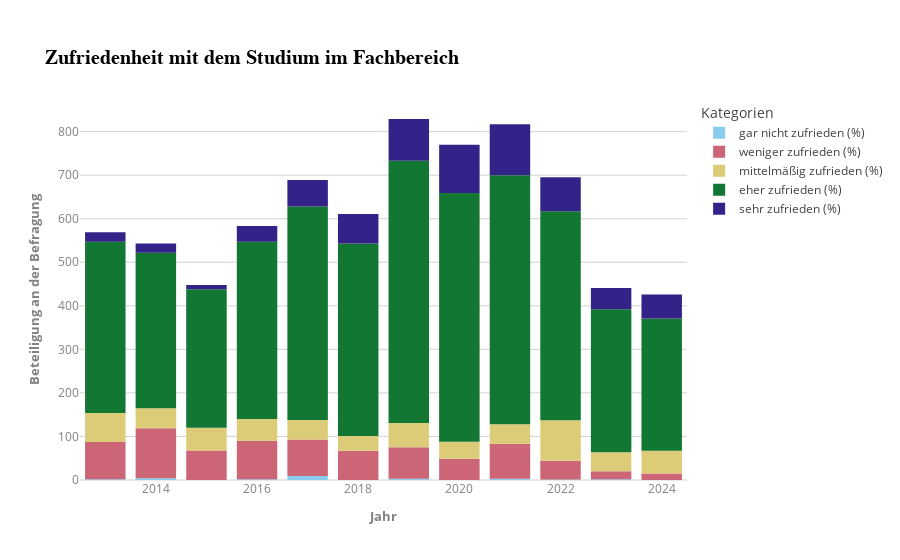

The notebook cell this image was saved under:
### Code cell
category_order = [
    'gar nicht zufrieden (%)', 
    'weniger zufrieden (%)', 
    'mittelmäßig zufrieden (%)', 
    'eher zufrieden (%)', 
    'sehr zufrieden (%)'
]

# Stelle sicher, dass 'Category' eine kategorische Variable mit der richtigen Reihenfolge ist
df['Category'] = pd.Categorical(df['Category'], categories=category_order, ordered=True)

# Sortiere den DataFrame nach Jahr und Category
df = df.sort_values(by=['Jahr', 'Category'])

fig = px.bar(df, x="Jahr", 
             y="sum", 
             color="Category", 
             title="Zufriedenheit mit dem Studium im Fachbereich", 
             color_discrete_sequence=px.colors.qualitative.Safe, 
             template="infoviz", 
             labels={
                 'Jahr': 'Jahr', 
                 'sum': 'Beteiligung an der Befragung',
                 'Category': 'Kategorien'
             })
fig.show()

### Figure 1 — Plotly figure (JSON) as saved in the notebook; plotly's stock layout.template omitted (floating-point values rounded to 4 significant figures)
{"data": [{"hovertemplate": "Kategorien=gar nicht zufrieden (%)<br>Jahr=%{x}<br>Beteiligung an der Befragung=%{y}<extra></extra>", "legendgroup": "gar nicht zufrieden (%)", "marker": {"color": "rgb(136, 204, 238)", "pattern": {"shape": ""}}, "name": "gar nicht zufrieden (%)", "orientation": "v", "showlegend": true, "textposition": "auto", "type": "bar", "x": ["2013", "2014", "2015", "2016", "2017", "2018", "2019", "2020", "2021", "2022", "2023", "2024"], "xaxis": "x", "y": [2.0, 4.0, 0.0, 2.0, 9.0, 0.0, 3.0, 0.0, 3.0, 1.0, 2.0, 0.0], "yaxis": "y"}, {"hovertemplate": "Kategorien=weniger zufrieden (%)<br>Jahr=%{x}<br>Beteiligung an der Befragung=%{y}<extra></extra>", "legendgroup": "weniger zufrieden (%)", "marker": {"color": "rgb(204, 102, 119)", "pattern": {"shape": ""}}, "name": "weniger zufrieden (%)", "orientation": "v", "showlegend": true, "textposition": "auto", "type": "bar", "x": ["2013", "2014", "2015", "2016", "2017", "2018", "2019", "2020", "2021", "2022", "2023", "2024"], "xaxis": "x", "y": [85.0, 115.0, 68.0, 88.0, 84.0, 67.0, 72.0, 49.0, 80.0, 43.0, 18.0, 15.0], "yaxis": "y"}, {"hovertemplate": "Kategorien=mittelmäßig zufrieden (%)<br>Jahr=%{x}<br>Beteiligung an der Befragung=%{y}<extra></extra>", "legendgroup": "mittelmäßig zufrieden (%)", "marker": {"color": "rgb(221, 204, 119)", "pattern": {"shape": ""}}, "name": "mittelmäßig zufrieden (%)", "orientation": "v", "showlegend": true, "textposition": "auto", "type": "bar", "x": ["2013", "2014", "2015", "2016", "2017", "2018", "2019", "2020", "2021", "2022", "2023", "2024"], "xaxis": "x", "y": [67.0, 46.0, 52.0, 50.0, 45.0, 34.0, 56.0, 39.0, 45.0, 93.0, 44.0, 52.0], "yaxis": "y"}, {"hovertemplate": "Kategorien=eher zufrieden (%)<br>Jahr=%{x}<br>Beteiligung an der Befragung=%{y}<extra></extra>", "legendgroup": "eher zufrieden (%)", "marker": {"color": "rgb(17, 119, 51)", "pattern": {"shape": ""}}, "name": "eher zufrieden (%)", "orientation": "v", "showlegend": true, "textposition": "auto", "type": "bar", "x": ["2013", "2014", "2015", "2016", "2017", "2018", "2019", "2020", "2021", "2022", "2023", "2024"], "xaxis": "x", "y": [393.0, 357.0, 318.0, 407.0, 490.0, 442.0, 602.0, 571.0, 572.0, 480.0, 328.0, 304.0], "yaxis": "y"}, {"hovertemplate": "Kategorien=sehr zufrieden (%)<br>Jahr=%{x}<br>Beteiligung an der Befragung=%{y}<extra></extra>", "legendgroup": "sehr zufrieden (%)", "marker": {"color": "rgb(51, 34, 136)", "pattern": {"shape": ""}}, "name": "sehr zufrieden (%)", "orientation": "v", "showlegend": true, "textposition": "auto", "type": "bar", "x": ["2013", "2014", "2015", "2016", "2017", "2018", "2019", "2020", "2021", "2022", "2023", "2024"], "xaxis": "x", "y": [22.0, 21.0, 10.0, 36.0, 61.0, 68.0, 96.0, 111.0, 117.0, 78.0, 49.0, 55.0], "yaxis": "y"}], "layout": {"barmode": "relative", "legend": {"title": {"text": "Kategorien"}, "tracegroupgap": 0}, "title": {"text": "Zufriedenheit mit dem Studium im Fachbereich"}, "xaxis": {"anchor": "y", "domain": [0, 1], "title": {"text": "Jahr"}}, "yaxis": {"anchor": "x", "domain": [0, 1], "title": {"text": "Beteiligung an der Befragung"}}}}
